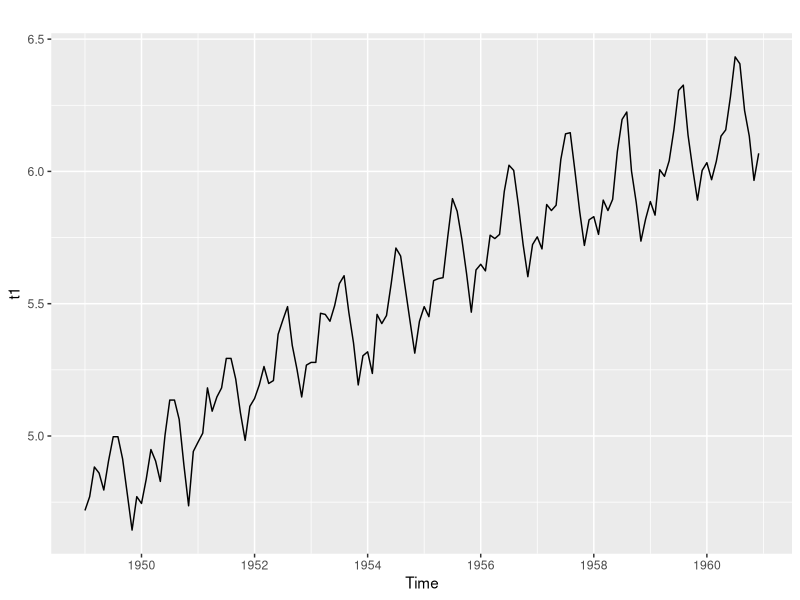
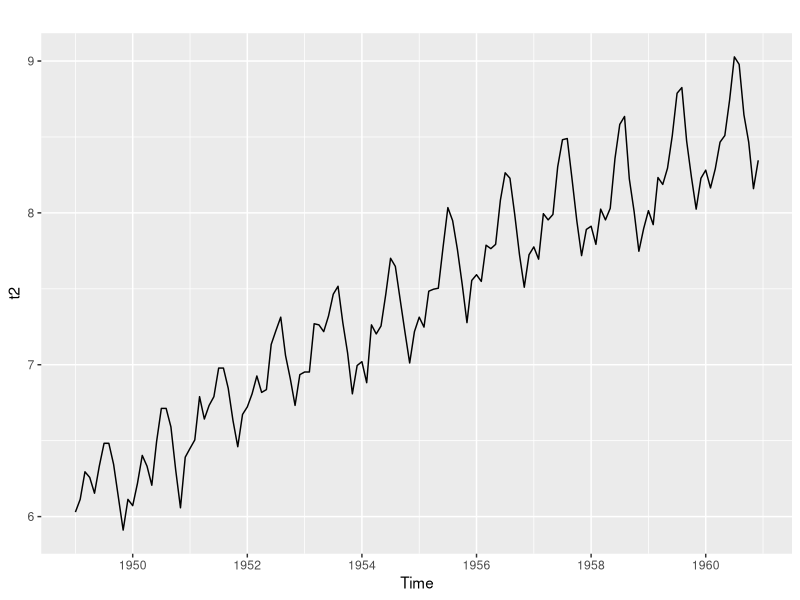
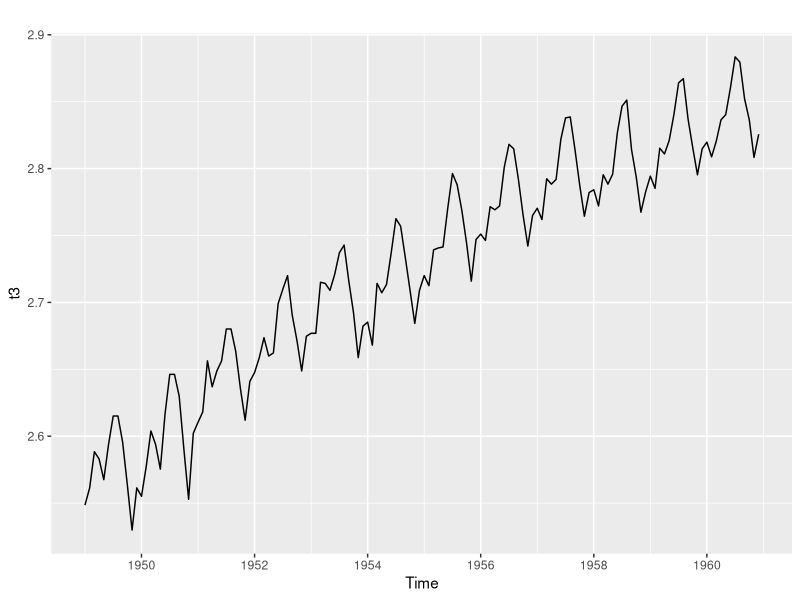
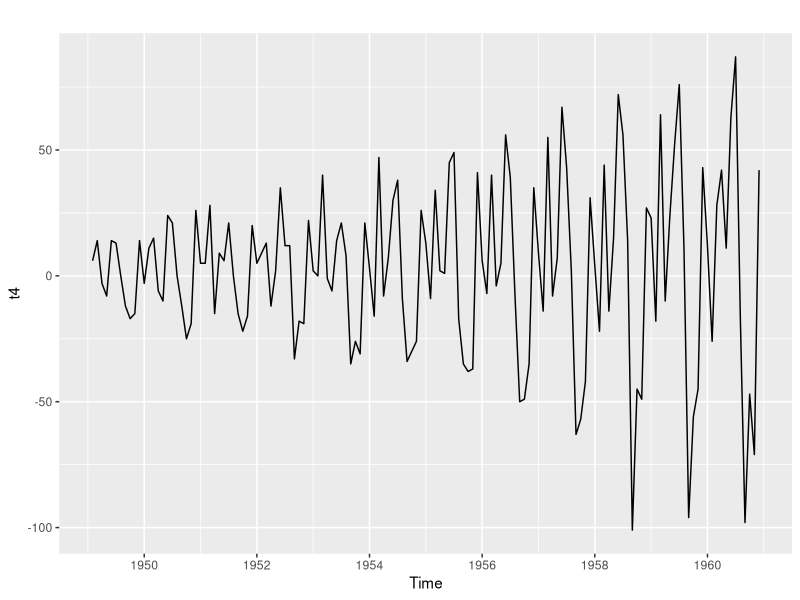
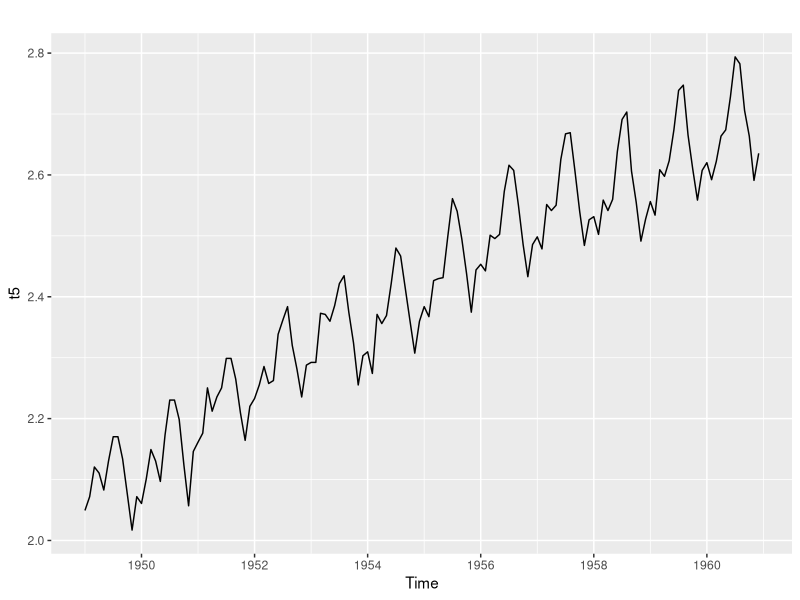
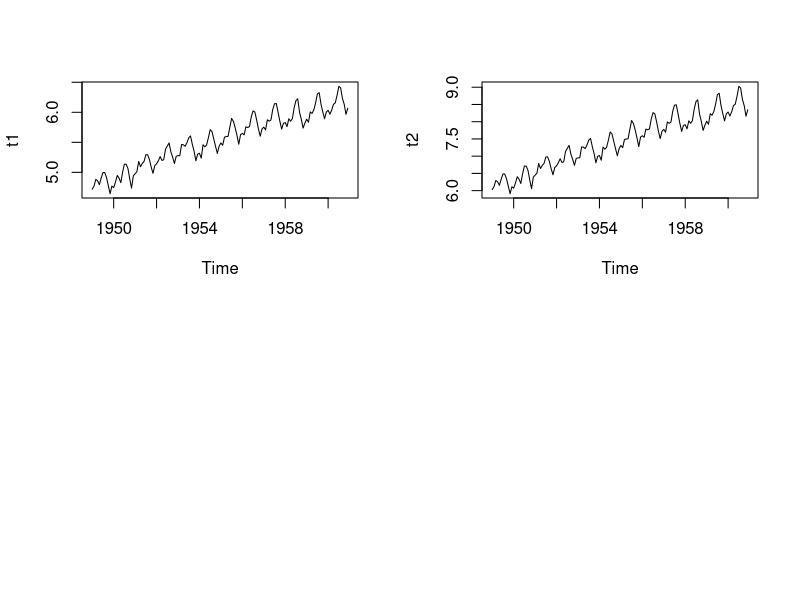

The R script that drew these images, in order: (Note: this script raises an error after producing the figures.)
library(forecast)
library(ggplot2)

t1 = BoxCox(AirPassengers, lambda = 0)
autoplot(t1)

t2 = BoxCox(AirPassengers, lambda = 0.1)
autoplot(t2)

lbd = BoxCox.lambda(AirPassengers)
print(lbd)
t3 = BoxCox(AirPassengers, lambda = lbd)
autoplot(t3)

t4 = diff(AirPassengers)
autoplot(t4)

t5 = log10(AirPassengers)
autoplot(t5)

split.screen(figs = c(2,2))
screen(1)
plot(t1)
screen(2)
plot(t2)
screen(t3)
plot(t3)
screen(4)
plot(t5)
close.screen(all=T)